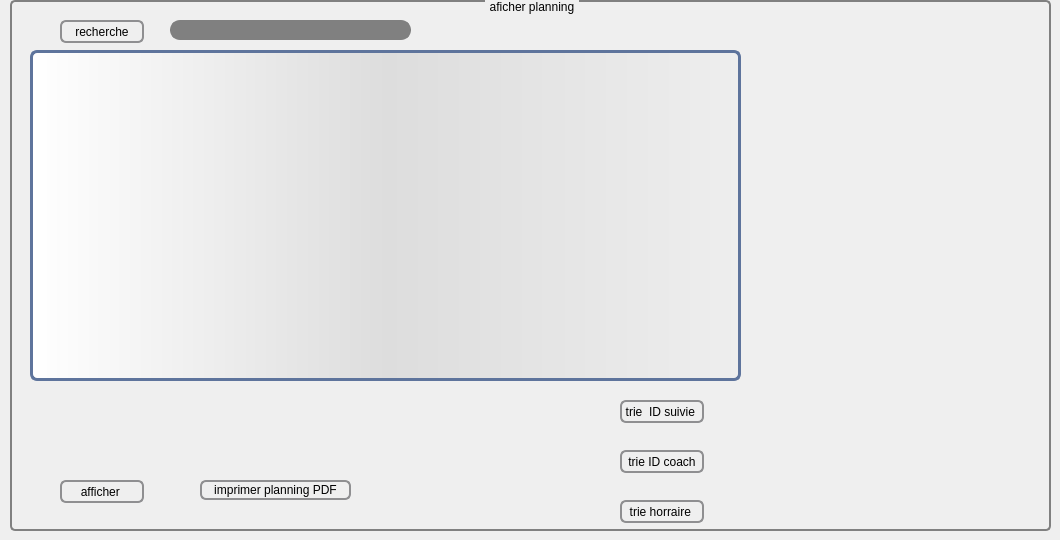
        <widget class="QWidget" name="tab_19">
         <attribute name="title">
          <string>afficher</string>
         </attribute>
         <widget class="QPushButton" name="recherche">
          <property name="geometry">
           <rect>
            <x>60</x>
            <y>20</y>
            <width>84</width>
            <height>23</height>
           </rect>
          </property>
          <property name="styleSheet">
           <string notr="true">QPushButton {
    border: 2px solid #8f8f91;
    border-radius: 6px;
    background-color: qlineargradient(x1: 0, y1: 0, x2: 0, y2: 1,
                                      stop: 0 #f6f7fa, stop: 1 #dadbde);
    min-width: 80px;
}

QPushButton:pressed {
    background-color: qlineargradient(x1: 0, y1: 0, x2: 0, y2: 1,
                                      stop: 0 #dadbde, stop: 1 #f6f7fa);
}

QPushButton:flat {
    border: none; /* no border for a flat push button */
}

QPushButton:default {
    border-color: navy; /* make the default button prominent */
}</string>
          </property>
          <property name="text">
           <string>recherche</string>
          </property>
          <property name="icon">
           <iconset resource="imagee.qrc">
            <normaloff>:/pics/recherche.png</normaloff>:/pics/recherche.png</iconset>
          </property>
         </widget>
         <widget class="QLineEdit" name="recherche_planning">
          <property name="geometry">
           <rect>
            <x>170</x>
            <y>20</y>
            <width>241</width>
            <height>20</height>
           </rect>
          </property>
          <property name="styleSheet">
           <string notr="true">QLineEdit {
    border: 2px solid gray;
    border-radius: 10px;
    padding: 0 8px;
    background: grey;
    selection-background-color: darkgray;
}
</string>
          </property>
         </widget>
         <widget class="QGroupBox" name="groupBox_17">
          <property name="geometry">
           <rect>
            <x>10</x>
            <y>0</y>
            <width>1041</width>
            <height>531</height>
           </rect>
          </property>
          <property name="styleSheet">
           <string notr="true">QGroupBox {
    background-color: qlineargradient(x1: 0, y1: 0, x2: 0, y2: 1,
                                      stop: 0 #E0E0E0, stop: 1 #FFFFFF);
    border: 2px solid gray;
    border-radius: 5px;
    margin-top: 1ex; /* leave space at the top for the title */
}

QGroupBox::title {
    subcontrol-origin: margin;
    subcontrol-position: top center; /* position at the top center */
    padding: 0 3px;
    background-color: qlineargradient(x1: 0, y1: 0, x2: 0, y2: 1,
                                      stop: 0 #FF0ECE, stop: 1 #FFFFFF);
}</string>
          </property>
          <property name="title">
           <string>aficher planning</string>
          </property>
          <widget class="QTableView" name="afficher_planning">
           <property name="geometry">
            <rect>
             <x>20</x>
             <y>50</y>
             <width>711</width>
             <height>331</height>
            </rect>
           </property>
           <property name="styleSheet">
            <string notr="true">QTableView {border: 3px solid #5E749C;text-align: top;padding: 4px;border-radius: 7px;border-bottom-left-radius: 7px;background: QLinearGradient( x1: 0, y1: 0, x2: 1, y2: 0,stop: 0 #fff, stop: 1 #eee,stop: 0.5 #ddd,stop: 1 #eee );width: 15px;}
border-color: rgb(255, 185, 254);
QTableView::item:focus{selection-background-color: yellow;}


 QScrollBar{
         background: QLinearGradient( x1: 0, y1: 0, x2: 1, y2: 0,stop: 0 #fff, stop: 1 #eee,stop: 0.5 #ddd,stop: 1 #eee );
 }

 QScrollBar:vertical {
     border: 3px solid #5E749C;
     padding: 4px;
     border-radius: 7px;
     border-bottom-left-radius: 7px;
     background: QLinearGradient( x1: 0, y1: 0, x2: 1, y2: 0,stop: 0 #fff, stop: 1 #eee,stop: 0.5 #ddd,stop: 1 #eee );
     width: 45px;
     margin: 48px 0 48px 0;
 }

 QScrollBar::handle:vertical {
     background: pink;
     border: 3px solid #5E749C;
     padding: 0px;
     border-radius: 7px;
     border-bottom-left-radius: 7px;
     min-height: 40px;
 }
 QScrollBar::add-line:vertical {
     background: dark blue;
     border: 3px solid #5E749C;
     padding: 0px;
     border-radius: 7px;
     border-bottom-left-radius: 7px;
     height: 40px;
     subcontrol-position: bottom;
     subcontrol-origin: margin;
 }

 QScrollBar::sub-line:vertical {
     background: pink;
     border: 3px solid #5E749C;
     padding: 0px;
     border-radius: 7px;
     border-bottom-left-radius: 7px;
     height: 40px;
     subcontrol-position: top;
     subcontrol-origin: margin;
 }
 QScrollBar::up-arrow:vertical, QScrollBar::down-arrow:vertical {
     border: 2px pink;
     width: 3px;
     height: 3px;
     background: white;
 }

 QScrollBar::add-page:vertical, QScrollBar::sub-page:vertical {
     background: none;
 }</string>
           </property>
          </widget>
          <widget class="QPushButton" name="tri_planning_cavalier">
           <property name="geometry">
            <rect>
             <x>610</x>
             <y>400</y>
             <width>84</width>
             <height>23</height>
            </rect>
           </property>
           <property name="styleSheet">
            <string notr="true">QPushButton {
    border: 2px solid #8f8f91;
    border-radius: 6px;
    background-color: qlineargradient(x1: 0, y1: 0, x2: 0, y2: 1,
                                      stop: 0 #f6f7fa, stop: 1 #dadbde);
    min-width: 80px;
}

QPushButton:pressed {
    background-color: qlineargradient(x1: 0, y1: 0, x2: 0, y2: 1,
                                      stop: 0 #dadbde, stop: 1 #f6f7fa);
}

QPushButton:flat {
    border: none; /* no border for a flat push button */
}

QPushButton:default {
    border-color: navy; /* make the default button prominent */
}</string>
           </property>
           <property name="text">
            <string>trie  ID suivie </string>
           </property>
           <property name="icon">
            <iconset resource="imagee.qrc">
             <normaloff>:/pics/tri.png</normaloff>:/pics/tri.png</iconset>
           </property>
          </widget>
          <widget class="QPushButton" name="trie_idCoach">
           <property name="geometry">
            <rect>
             <x>610</x>
             <y>450</y>
             <width>84</width>
             <height>23</height>
            </rect>
           </property>
           <property name="styleSheet">
            <string notr="true">QPushButton {
    border: 2px solid #8f8f91;
    border-radius: 6px;
    background-color: qlineargradient(x1: 0, y1: 0, x2: 0, y2: 1,
                                      stop: 0 #f6f7fa, stop: 1 #dadbde);
    min-width: 80px;
}

QPushButton:pressed {
    background-color: qlineargradient(x1: 0, y1: 0, x2: 0, y2: 1,
                                      stop: 0 #dadbde, stop: 1 #f6f7fa);
}

QPushButton:flat {
    border: none; /* no border for a flat push button */
}

QPushButton:default {
    border-color: navy; /* make the default button prominent */
}</string>
           </property>
           <property name="text">
            <string>trie ID coach</string>
           </property>
           <property name="icon">
            <iconset resource="imagee.qrc">
             <normaloff>:/pics/tri.png</normaloff>:/pics/tri.png</iconset>
           </property>
          </widget>
          <widget class="QPushButton" name="trie_horraire">
           <property name="geometry">
            <rect>
             <x>610</x>
             <y>500</y>
             <width>84</width>
             <height>23</height>
            </rect>
           </property>
           <property name="styleSheet">
            <string notr="true">QPushButton {
    border: 2px solid #8f8f91;
    border-radius: 6px;
    background-color: qlineargradient(x1: 0, y1: 0, x2: 0, y2: 1,
                                      stop: 0 #f6f7fa, stop: 1 #dadbde);
    min-width: 80px;
}

QPushButton:pressed {
    background-color: qlineargradient(x1: 0, y1: 0, x2: 0, y2: 1,
                                      stop: 0 #dadbde, stop: 1 #f6f7fa);
}

QPushButton:flat {
    border: none; /* no border for a flat push button */
}

QPushButton:default {
    border-color: navy; /* make the default button prominent */
}</string>
           </property>
           <property name="text">
            <string>trie horraire </string>
           </property>
           <property name="icon">
            <iconset resource="imagee.qrc">
             <normaloff>:/pics/tri.png</normaloff>:/pics/tri.png</iconset>
           </property>
          </widget>
          <widget class="QPushButton" name="afficher_planning_2">
           <property name="geometry">
            <rect>
             <x>50</x>
             <y>480</y>
             <width>84</width>
             <height>23</height>
            </rect>
           </property>
           <property name="styleSheet">
            <string notr="true">QPushButton {
    border: 2px solid #8f8f91;
    border-radius: 6px;
    background-color: qlineargradient(x1: 0, y1: 0, x2: 0, y2: 1,
                                      stop: 0 #f6f7fa, stop: 1 #dadbde);
    min-width: 80px;
}

QPushButton:pressed {
    background-color: qlineargradient(x1: 0, y1: 0, x2: 0, y2: 1,
                                      stop: 0 #dadbde, stop: 1 #f6f7fa);
}

QPushButton:flat {
    border: none; /* no border for a flat push button */
}

QPushButton:default {
    border-color: navy; /* make the default button prominent */
}</string>
           </property>
           <property name="text">
            <string>afficher </string>
           </property>
          </widget>
          <widget class="QPushButton" name="imprimer_planning">
           <property name="geometry">
            <rect>
             <x>190</x>
             <y>480</y>
             <width>151</width>
             <height>20</height>
            </rect>
           </property>
           <property name="styleSheet">
            <string notr="true">QPushButton {
    border: 2px solid #8f8f91;
    border-radius: 6px;
    background-color: qlineargradient(x1: 0, y1: 0, x2: 0, y2: 1,
                                      stop: 0 #f6f7fa, stop: 1 #dadbde);
    min-width: 80px;
}

QPushButton:pressed {
    background-color: qlineargradient(x1: 0, y1: 0, x2: 0, y2: 1,
                                      stop: 0 #dadbde, stop: 1 #f6f7fa);
}

QPushButton:flat {
    border: none; /* no border for a flat push button */
}

QPushButton:default {
    border-color: navy; /* make the default button prominent */
}</string>
           </property>
           <property name="text">
            <string>imprimer planning PDF</string>
           </property>
           <property name="icon">
            <iconset>
             <normaloff>:/Downloads/pdf.png</normaloff>:/Downloads/pdf.png</iconset>
           </property>
          </widget>
         </widget>
         <zorder>groupBox_17</zorder>
         <zorder>recherche</zorder>
         <zorder>recherche_planning</zorder>
        </widget>
